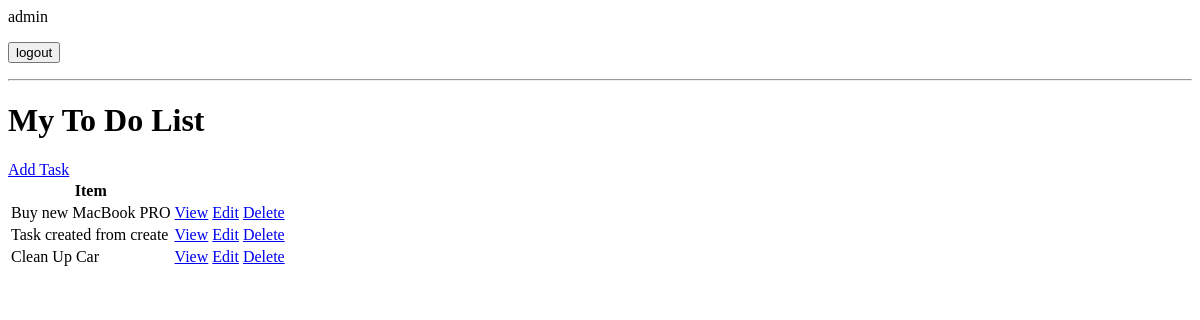
The app's page / (signed in), older data.
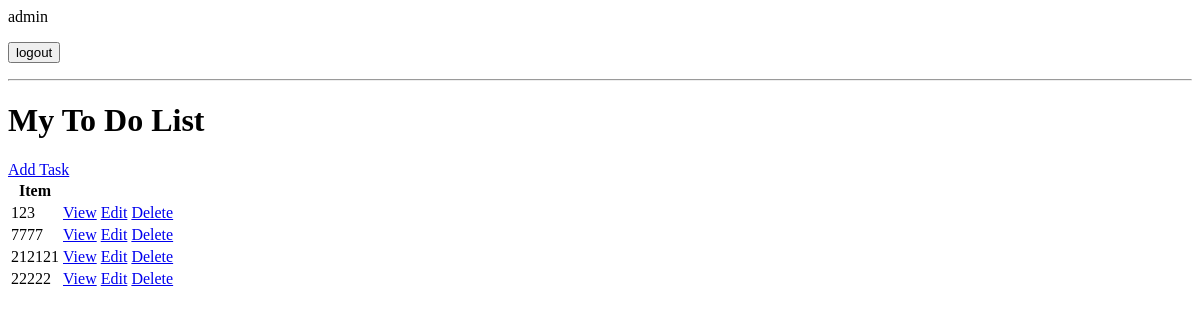
The same page, newer data.
### todo_app/models.py (models this page shows, shortened)
class Task(models.Model):
    user = models.ForeignKey(User, on_delete=models.CASCADE)
    title = models.CharField(max_length=200)
    description = models.TextField(null=True, blank=True)
    complete = models.BooleanField(default=False)
    create = models.DateTimeField(auto_now_add=True)
    class Meta:
        ordering = ['complete']  # sort objects by field complete

### todo_app/views.py (the view)
# urls.py: path('', TaskList.as_view(), name='tasks'),
class TaskList(LoginRequiredMixin, ListView):  # django searching todo_app/task_list.html to connect
    model = Task  # class require model OR queryset
    context_object_name = 'tasks'
    def get_queryset(self):
        return Task.objects.filter(user=self.request.user)
    def get_context_data(self, **kwargs):
        context = super().get_context_data(**kwargs)
        context['count'] = context['tasks'].filter(complete=False).count()
        return context

### todo_app/templates/todo_app/task_list.html (shortened to what this page needs)
{% if request.user.is_authenticated %}
    <p>{{ request.user }}</p>
    <form method="post" action="{% url 'logout' %}">
    <button type="submit">logout</button>
    </form>
    {% else %}
    <a href="{% url 'login' %}">Login</a>
{% endif %}
<hr>
<h1>My To Do List</h1>
<a href="{% url 'create_task' %}">Add Task</a>
<table>
    <tr>
        <th>Item</th>
        <th></th>
    </tr>
    {% for task in object_list %}
    <tr>
        <td>{{ task.title }}</td>
        <td><a href="{% url 'task' task.id %}">View</a></td>
        <td><a href="{% url 'update_task' task.id %}">Edit</a></td>
        <td><a href="{% url 'delete_task' task.id %}">Delete</a></td>
    </tr>
    {% empty %}
    <h3>No items in list</h3>
    {% endfor %}
</table>

Row changes from the older to the newer data that the page shows:
no longer on this page (row edited): Task: title "Buy new MacBook PRO"
removed Task: title "Task created from create"
no longer on this page (row edited): Task: title "Clean Up Car"
added Task: title "123"
added Task: title "7777"
added Task: title "212121"
added Task: title "22222"
